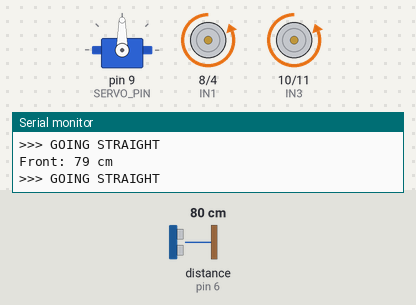
A sketch run on a simulated Arduino Uno, built with avr-gcc and run on an emulated ATmega328P. On the bench: servo, motor-driver pin pairs drawn as motors (green arrow = first pin HIGH = forward, orange = second pin HIGH = backward, longer = more drive), the last lines printed to the serial monitor. Wiring (inferred from the names in the program): ultrasonic range finder: trigger pin 7; echo pin 6. The test bench sets the inputs (shaded band); at power-on: distance to the obstacle (sensor on pin 6) 80 cm. The echo pulse lasts 58.3 µs per cm.

Above: at 6.2 s.
6.3 s: distance to the obstacle (sensor on pin 6) set to 46 cm
7.8 s: distance to the obstacle (sensor on pin 6) set to 37 cm
At 8.08 s:
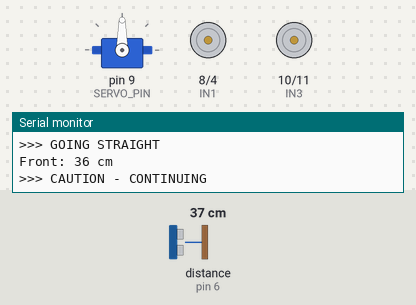
10.8 s: distance to the obstacle (sensor on pin 6) set to 28 cm
13.8 s: distance to the obstacle (sensor on pin 6) set to 24 cm
At 14.43 s:
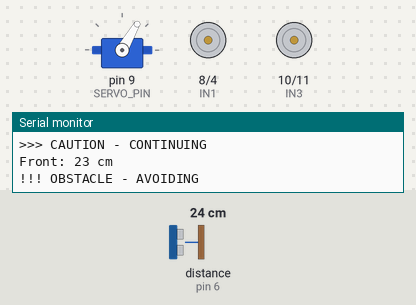
16.8 s: distance to the obstacle (sensor on pin 6) set to 60 cm
At 17.37 s:
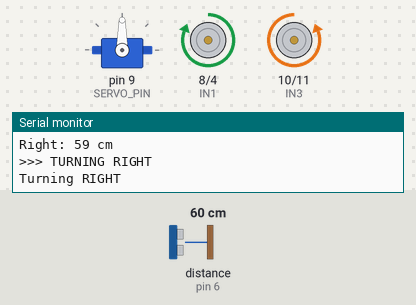
19.0 s: distance to the obstacle (sensor on pin 6) set to 2 cm
At 19.4 s:
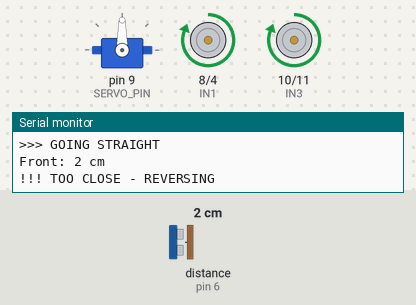
Timing chart, 0 to 23.0 s (numbered marks = the images above; inputs shaded):
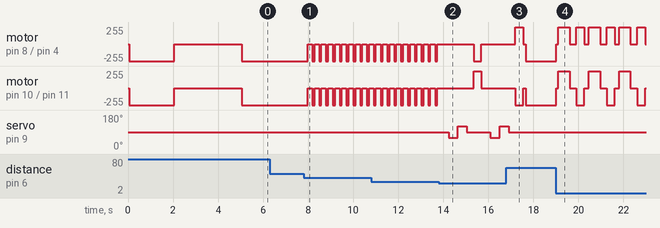

Measured:
- the behaviour switches between 42 and 41 cm on distance to the obstacle (sensor on pin 6) (found by bisection; images 0 and 1)
- the behaviour switches between 27 and 26 cm on distance to the obstacle (sensor on pin 6) (found by bisection; images 1 and 2)
- after the input at 7.8 s, motor on pin 8 (IN1) / pin 4 (IN2), motor on pin 10 (IN3) / pin 11 (IN4): alternates backward 255/255 for 0.10 s and stopped for 0.20 s, starting after 0.18 s
- after the input at 13.8 s, servo on pin 9 (SERVO_PIN): 90° → 60° after 0.44 s, → 120° 0.40 s later, → 90° 0.40 s later, → 60° 1.1 s later, … (5 changes in this stretch)
- after the input at 16.8 s, servo on pin 9 (SERVO_PIN): goes on until 16.9 s, then stays 90°

The sketch:

With-Core-0-and-1.ino
```cpp
#include <IRremote.hpp>

#include <IRremote.hpp>

/*
 * FINAL WORKING CODE - Motors were wired backwards
 * Test results showed:
 * - Right Pattern A = BACKWARD (wrong)
 * - Right Pattern B = No movement (wiring issue)
 * - Left Pattern A = BACKWARD (wrong)
 * - Left Pattern B = FORWARD (correct)
 *
 * Solution: Use Pattern B for forward movement
 */

#include <Servo.h>

// Pin Definitions
#define TRIG_PIN 7
#define ECHO_PIN 6
#define SERVO_PIN 9

// Motor Pins (AFTER wire swap)
#define IN1 8      // OUT1 - Right RED wires
#define IN2 4      // OUT2 - Right BLACK wires
#define IN3 10     // OUT3 - Left BLACK wires
#define IN4 11     // OUT4 - Left RED wires

// Servo positions
#define CENTER 90
#define LEFT_ANGLE 60
#define RIGHT_ANGLE 120

// Distance settings (cm)
#define CLEAR_DISTANCE 40
#define WARNING_DISTANCE 25
#define MIN_DISTANCE 15

// Timing
#define SCAN_DELAY 400
#define TURN_TIME 350
#define REVERSE_TIME 500

Servo myServo;

void setup() {
  Serial.begin(9600);
  Serial.println("=== FINAL WORKING CAR ===");
  Serial.println("Motors were wired backwards - NOW FIXED");

  // Setup pins
  pinMode(TRIG_PIN, OUTPUT);
  pinMode(ECHO_PIN, INPUT);

  myServo.attach(SERVO_PIN);
  myServo.write(CENTER);

  pinMode(IN1, OUTPUT);
  pinMode(IN2, OUTPUT);
  pinMode(IN3, OUTPUT);
  pinMode(IN4, OUTPUT);

  // Verify forward movement
  Serial.println("Testing forward movement (should go STRAIGHT)...");
  moveForward();
  delay(2000);
  stopMotors();

  Serial.println("Ready in 3 seconds...");
  delay(3000);
}

void loop() {
  // Check forward distance
  int distance = getDistance();
  Serial.print("Front: ");
  Serial.print(distance);
  Serial.println(" cm");

  // Decision making
  if (distance > CLEAR_DISTANCE) {
    // Clear path
    Serial.println(">>> GOING STRAIGHT");
    moveForward();
  }
  else if (distance > WARNING_DISTANCE) {
    // Getting close - continue but slower
    Serial.println(">>> CAUTION - CONTINUING");
    moveForward();
    delay(100);
    stopMotors();
    delay(100);
  }
  else if (distance > MIN_DISTANCE) {
    // Obstacle detected
    Serial.println("!!! OBSTACLE - AVOIDING");
    stopMotors();
    delay(300);
    avoidObstacle();
  }
  else {
    // Too close - emergency
    Serial.println("!!! TOO CLOSE - REVERSING");
    emergencyReverse();
  }

  delay(100);
}

// ========== CORRECTED MOTOR FUNCTIONS ==========
/*
YOUR MOTORS ARE WIRED BACKWARDS:
- Pattern A (INx=HIGH, INx+1=LOW) = BACKWARD
- Pattern B (INx=LOW, INx+1=HIGH) = FORWARD
*/

void moveForward() {
  // Pattern B for BOTH sides = FORWARD
  // Right: IN1=LOW, IN2=HIGH
  // Left: IN3=LOW, IN4=HIGH

  digitalWrite(IN1, LOW);    // Right LOW
  digitalWrite(IN2, HIGH);   // Right HIGH

  digitalWrite(IN3, LOW);    // Left LOW
  digitalWrite(IN4, HIGH);   // Left HIGH

  // Serial.println("Motors: R(L,H) L(L,H)");
}

void moveBackward() {
  // Pattern A for BOTH sides = BACKWARD
  // Right: IN1=HIGH, IN2=LOW
  // Left: IN3=HIGH, IN4=LOW

  digitalWrite(IN1, HIGH);   // Right HIGH
  digitalWrite(IN2, LOW);    // Right LOW

  digitalWrite(IN3, HIGH);   // Left HIGH
  digitalWrite(IN4, LOW);    // Left LOW

  // Serial.println("Motors: R(H,L) L(H,L)");
}

void turnLeft() {
  // For LEFT turn:
  // Right motors: FORWARD (push right side forward)
  // Left motors: BACKWARD (pull left side back)

  // Right forward: Pattern B
  digitalWrite(IN1, LOW);    // Right LOW
  digitalWrite(IN2, HIGH);   // Right HIGH

  // Left backward: Pattern A
  digitalWrite(IN3, HIGH);   // Left HIGH
  digitalWrite(IN4, LOW);    // Left LOW

  Serial.println("Turning LEFT");
}

void turnRight() {
  // For RIGHT turn:
  // Right motors: BACKWARD (pull right side back)
  // Left motors: FORWARD (push left side forward)

  // Right backward: Pattern A
  digitalWrite(IN1, HIGH);   // Right HIGH
  digitalWrite(IN2, LOW);    // Right LOW

  // Left forward: Pattern B
  digitalWrite(IN3, LOW);    // Left LOW
  digitalWrite(IN4, HIGH);   // Left HIGH

  Serial.println("Turning RIGHT");
}

void stopMotors() {
  digitalWrite(IN1, LOW);
  digitalWrite(IN2, LOW);
  digitalWrite(IN3, LOW);
  digitalWrite(IN4, LOW);
}

// ========== OBSTACLE AVOIDANCE ==========
void avoidObstacle() {
  int leftDist, rightDist;

  // Look left
  myServo.write(LEFT_ANGLE);
  delay(SCAN_DELAY);
  leftDist = getDistance();
  Serial.print("Left: ");
  Serial.print(leftDist);
  Serial.println(" cm");

  // Look right
  myServo.write(RIGHT_ANGLE);
  delay(SCAN_DELAY);
  rightDist = getDistance();
  Serial.print("Right: ");
  Serial.print(rightDist);
  Serial.println(" cm");

  // Return to center
  myServo.write(CENTER);
  delay(300);

  // Decide action
  if (leftDist > rightDist && leftDist > MIN_DISTANCE) {
    Serial.println("<<< TURNING LEFT");
    turnLeft();
    delay(TURN_TIME);
    stopMotors();
  }
  else if (rightDist > leftDist && rightDist > MIN_DISTANCE) {
    Serial.println(">>> TURNING RIGHT");
    turnRight();
    delay(TURN_TIME);
    stopMotors();
  }
  else if (leftDist > MIN_DISTANCE) {
    Serial.println("<<< TURNING LEFT (only option)");
    turnLeft();
    delay(TURN_TIME);
    stopMotors();
  }
  else if (rightDist > MIN_DISTANCE) {
    Serial.println(">>> TURNING RIGHT (only option)");
    turnRight();
    delay(TURN_TIME);
    stopMotors();
  }
  else {
    Serial.println("XXX ALL BLOCKED - REVERSING");
    moveBackward();
    delay(REVERSE_TIME);
    stopMotors();
    delay(300);
    turnRight();
    delay(TURN_TIME * 1.5);
    stopMotors();
  }
}

void emergencyReverse() {
  stopMotors();
  delay(100);
  moveBackward();
  delay(REVERSE_TIME);
  stopMotors();
  delay(300);
  turnRight();
  delay(TURN_TIME);
  stopMotors();
}

// ========== ULTRASONIC ==========
int getDistance() {
  digitalWrite(TRIG_PIN, LOW);
  delayMicroseconds(2);
  digitalWrite(TRIG_PIN, HIGH);
  delayMicroseconds(10);
  digitalWrite(TRIG_PIN, LOW);

  long duration = pulseIn(ECHO_PIN, HIGH, 30000);
  if (duration == 0) return 200;

  int distance = duration * 0.034 / 2;
  if (distance > 200) distance = 200;
  return distance;
}

// ========== MANUAL TEST MODE ==========
/*
void loop() {
  // Manual control for testing
  if (Serial.available()) {
    char cmd = Serial.read();

    switch(cmd) {
      case 'w':
        moveForward();
        Serial.println("Forward");
        break;
      case 's':
        moveBackward();
        Serial.println("Backward");
        break;
      case 'a':
        turnLeft();
        Serial.println("Left turn");
        break;
      case 'd':
        turnRight();
        Serial.println("Right turn");
        break;
      case 'x':
        stopMotors();
        Serial.println("Stop");
        break;
      case 't':
        // Test sequence
        Serial.println("Test: Forward 2s");
        moveForward();
        delay(2000);
        Serial.println("Test: Backward 2s");
        moveBackward();
        delay(2000);
        Serial.println("Test: Left 1s");
        turnLeft();
        delay(1000);
        Serial.println("Test: Right 1s");
        turnRight();
        delay(1000);
        stopMotors();
        Serial.println("Test complete");
        break;
    }
  }
}
*/
```
